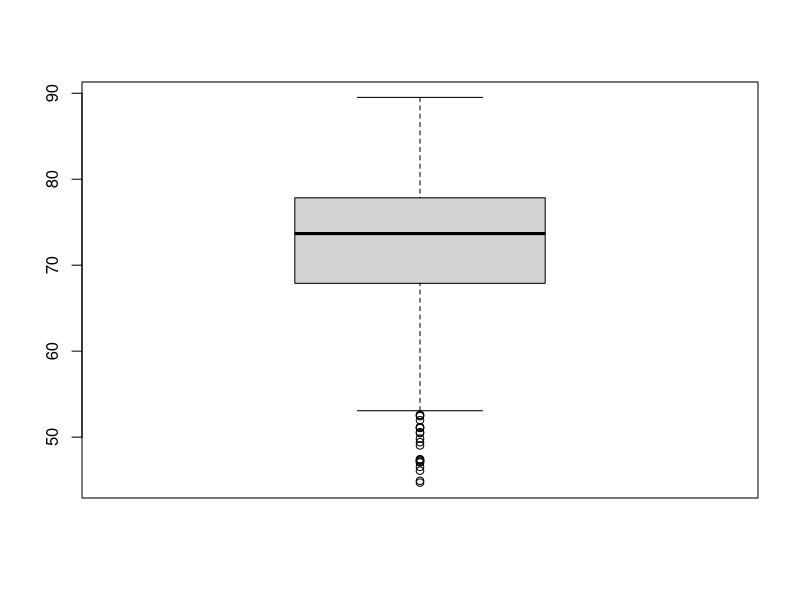
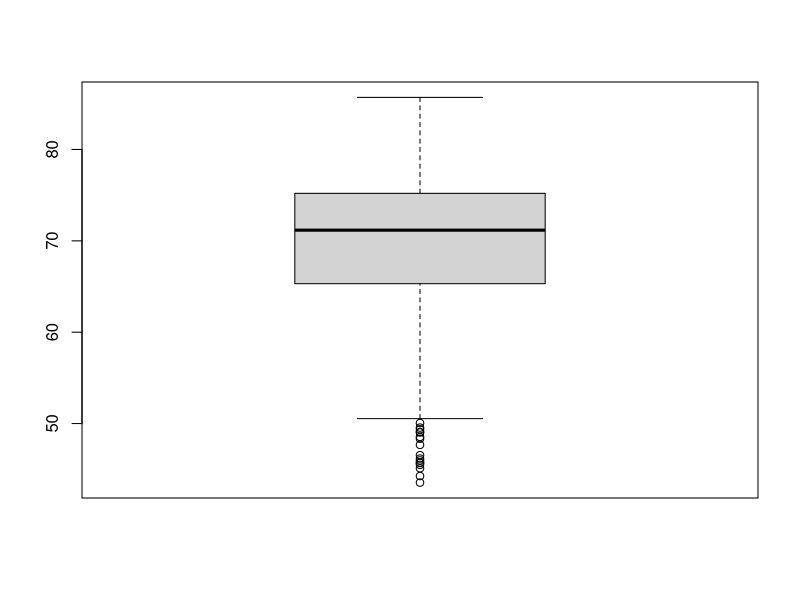
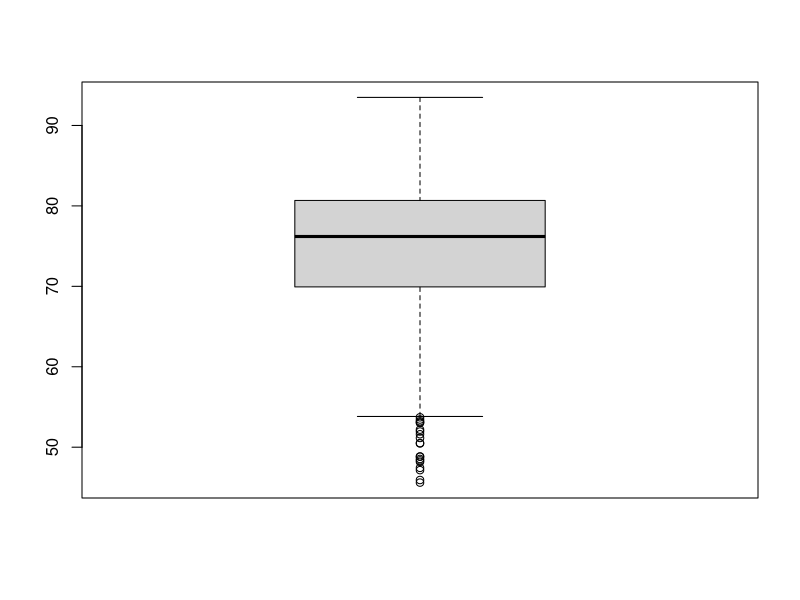
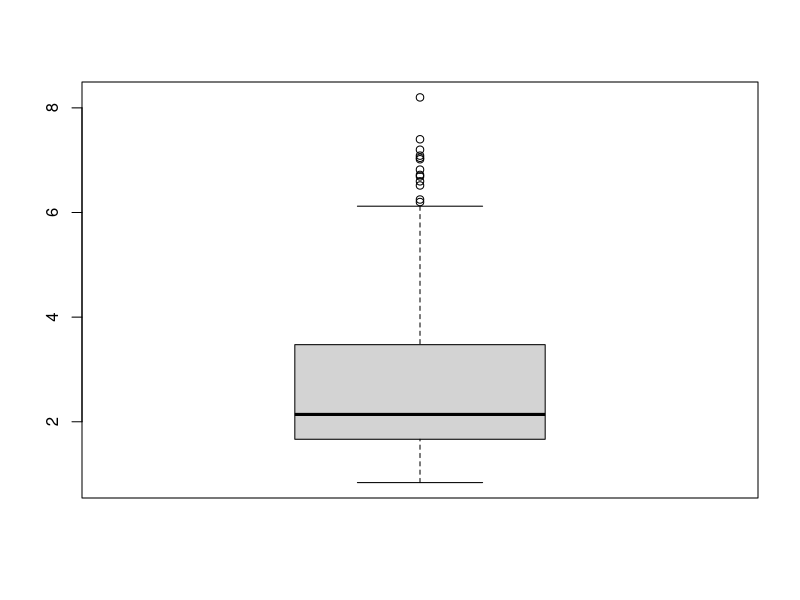
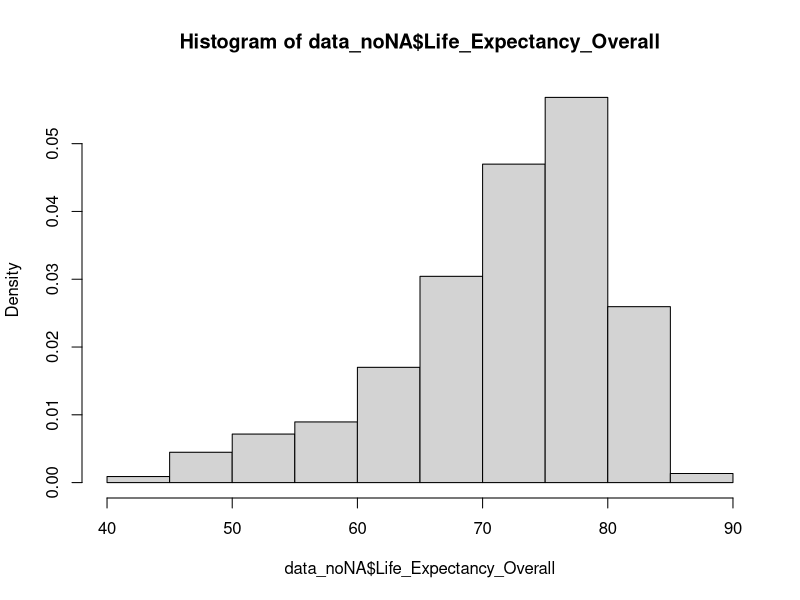
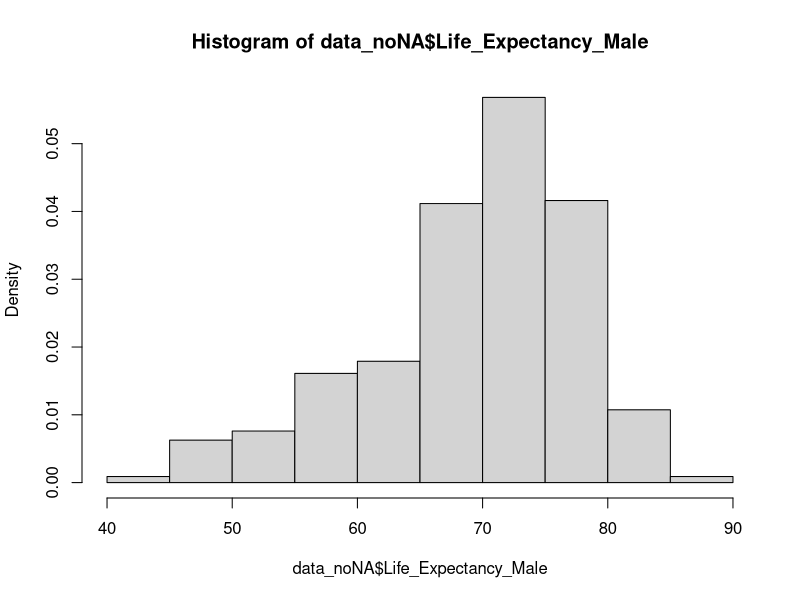
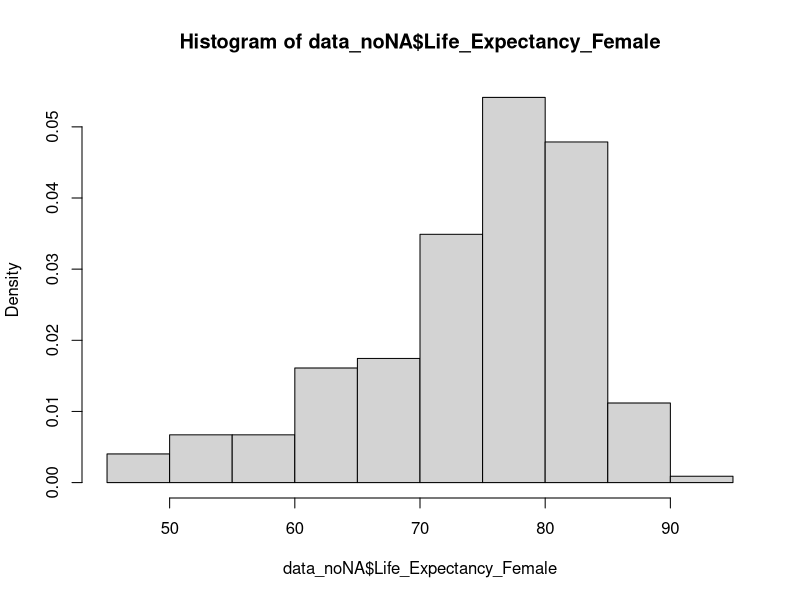
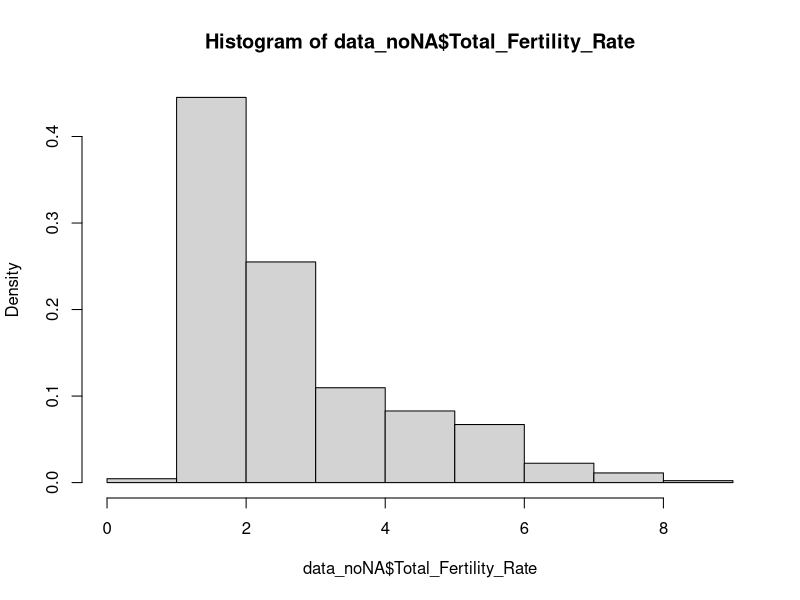

Here is the R script that generated these plots, in order: (Note: this script raises an error after producing the figures.)
setwd("C:/Users/Hanji/OneDrive/Studium/WS 24-25/Fallstudien/Projekt 1")
data = read.csv("census_2022_2002.csv")

na_rows <- data[apply(is.na(data), 1, any), ]
print(na_rows)

data_noNA = na.omit(data)

year2002 = data_noNA[which(data$Year == 2002), ]
print(year2002)

year2022 = data_noNA[which(data$Year == 2022), ]
print(year2022)

year = table(data_noNA$Year)

country = table(data_noNA$Country)

region = table(data_noNA$Region)

subregion = table(data_noNA$Subregion)

#Methoden zum Ausprobieren

summary(data_noNA$Life_Expectancy_Overall)

summary(data_noNA$Life_Expectancy_Male)

summary(data_noNA$Total_Fertility_Rate)

boxplot(data_noNA$Life_Expectancy_Overall)

boxplot(data_noNA$Life_Expectancy_Male)

boxplot(data_noNA$Life_Expectancy_Female)

boxplot(data_noNA$Total_Fertility_Rate)

hist(data_noNA$Life_Expectancy_Overall, probability = TRUE)

hist(data_noNA$Life_Expectancy_Male, probability = TRUE)

hist(data_noNA$Life_Expectancy_Female, probability = TRUE)

hist(data_noNA$Total_Fertility_Rate, probability = TRUE)

pie(table(data_noNA$Region))

################################
#Aufgabe 1

#Year Tabelle

#Country Tabelle

#Life_Expectancy_Overall Histogramm
hist(data_noNA$Life_Expectancy_Overall, probability = TRUE)

#Life_Expectancy_Male Histogramm
hist(data_noNA$Life_Expectancy_Male, probability = TRUE)

#Life_Expectancy_Female Histogramm
hist(data_noNA$Life_Expectancy_Female, probability = TRUE)

#Total_Fertility_Rate Histogramm
hist(data_noNA$Total_Fertility_Rate, probability = TRUE)

#Subregion Tabelle

#Region Pie-Diagramm

prozent = round((table(data_noNA$Region)/sum(table(data_noNA$Region)))*100)
region_name = c("Afrika", "Amerika", "Asien", "Europa", "Ozeanien")
beschriftung = paste(region_name, " ", prozent, "%", sep="")

plot.new()
plot.window(xlim = c(-1, 1), ylim = c(-1, 1), asp = 1)
opar = par(mar = c(0, 0, 1.4, 0.4), lwd = 2, cex = 1.4, las = 1)

pie(table(data_noNA$Region), labels = beschriftung, main = "Häufigkeitsverteilung der Region", 
    col = c("lightsalmon", "cornsilk", "lightgreen", "lightblue", "plum1"), radius = 0.8)

par(opar)

#Aufgabe 2

#Year-Fertility
yf = data.frame("2002" = mean(year2002$Life_Expectancy_Overall), "2022" = mean(year2022$Life_Expectancy_Overall))
barplot(yf)